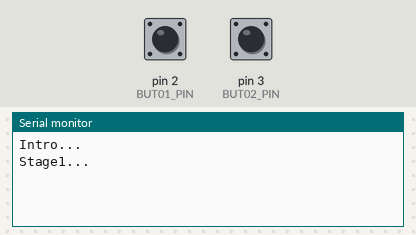
Simulated run of this sketch. Board: Arduino Uno, built with avr-gcc and run on an emulated ATmega328P. On the bench: the last lines printed to the serial monitor. The test bench sets the inputs (shaded band); at power-on: pin 2 (BUT01_PIN) LOW, pin 3 (BUT02_PIN) LOW.

Above: at 6.4 s.
6.5 s: pin 2 (BUT01_PIN) pulled HIGH for 0.15 s
At 7.7 s:
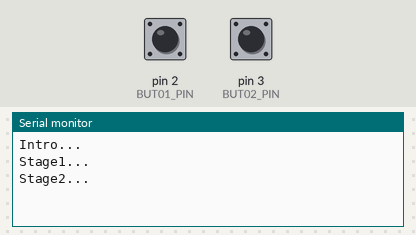
8.1 s: pin 3 (BUT02_PIN) pulled HIGH for 0.15 s
At 9.4 s:
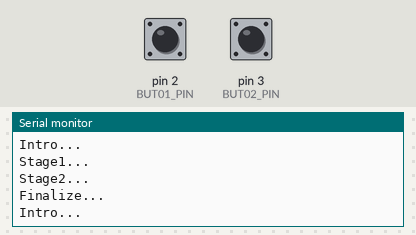

The sketch:

superloop_interrupt_example.ino
```cpp
#include "kernel.h"
#include "config.h"
#include "core.h"
#include "input.h"

void setup() {
  initCore();
  initInput();
  changeState(INTRO_STATE);
}

void loop(){
  updateStateTime();
  switch (getCurrentState()) {
  case INTRO_STATE:
    intro();
    break;
  case STAGE1_STATE:
    stage1();
    break;
  case STAGE2_STATE:
    stage2();
    break;
  case FINAL_STATE:
    finalize();
    break;
  }
}
```

core.cpp
```cpp
#include "core.h"
#include "Arduino.h"
#include "kernel.h"
#include "input.h"

#define MAX_TIME_IN_INTRO_STATE 5000
#define MAX_TIME_IN_STAGE2_STATE 10000

/* core business logic */

void initCore(){
  Serial.begin(9600);
}

void intro(){
  if (isJustEnteredInState()){
    Serial.println("Intro...");
  }

  int dt = getCurrentTimeInState();
  if (dt > MAX_TIME_IN_INTRO_STATE){
    changeState(STAGE1_STATE);
  }
}

void stage1(){
  if (isJustEnteredInState()){
    Serial.println("Stage1...");
    resetInput();
  }

  /* change the state if button 0 is pressed */
  if (isButtonPressed(0)){
    changeState(STAGE2_STATE);
  }
}

void stage2(){
  if (isJustEnteredInState()){
    Serial.println("Stage2...");
  }

  /* change the state if button 1 is pressed or max time elapsed*/
  if (isButtonPressed(1) || getCurrentTimeInState() > MAX_TIME_IN_STAGE2_STATE){
    changeState(FINAL_STATE);
  }
}

void finalize(){
  if (isJustEnteredInState()){
    Serial.println("Finalize...");
  }
  changeState(INTRO_STATE);
}
```

core.h
```cpp
#ifndef __CORE__
#define __CORE__

#define INTRO_STATE   1
#define STAGE1_STATE  2
#define STAGE2_STATE  3
#define FINAL_STATE   4

/* core business logic  */

void initCore();
void intro();
void stage1();
void stage2();
void finalize();

#endif
```

input.cpp
```cpp
#include "input.h"
#include "Arduino.h"
#include "config.h"

#include <EnableInterrupt.h>

#define BOUNCING_TIME 50

// #define __DEBUG__

uint8_t inputPins[NUM_BUTTONS] = {BUT01_PIN, BUT02_PIN};
bool buttonPressed[NUM_BUTTONS] = {false, false};

/* used for debouncing */
long lastButtonPressedTimestamps[NUM_BUTTONS];

void buttonHandler(int i);
void buttonHandler0(){ buttonHandler(0); }
void buttonHandler1(){ buttonHandler(1); }

void (*buttonHandlers[NUM_BUTTONS])() = { buttonHandler0, buttonHandler1 };

void buttonHandler(int i){
  long ts = millis();
  if (ts - lastButtonPressedTimestamps[i] > BOUNCING_TIME){
    lastButtonPressedTimestamps[i] = ts;
    int status = digitalRead(inputPins[i]);
    if (status == HIGH && !buttonPressed[i]) {
        buttonPressed[i] = true;
    }
  }
}

void initInput(){
  for (int i = 0; i < NUM_BUTTONS; i++) {
    pinMode(inputPins[i], INPUT);
    enableInterrupt(inputPins[i], buttonHandlers[i], CHANGE);
  }
}

void resetInput(){
  long ts = millis();
  for (int i = 0; i < NUM_BUTTONS; i++) {
    buttonPressed[i] = false;
    lastButtonPressedTimestamps[i] = ts;
  }
}
bool isButtonPressed(int buttonIndex){
  return buttonPressed[buttonIndex];
}

bool hasBeenPressed(int index){
  return buttonPressed[index];
}
```

input.h
```cpp
#ifndef __INPUT__
#define __INPUT__

void initInput();
void resetInput();
bool isButtonPressed(int buttonIndex);

#endif
```

kernel.cpp
```cpp
#include "kernel.h"

/* current state */
int currentState;

/* time in which the game entered in current state */
long enteredStateTime;

/* how long it the game is in current state */
long currentTimeInState;

/* flag which is true if it is the first cycle in that state */
bool firstCheckInState;

/* state management procedures */

int getCurrentState(){
  return currentState;
}

long getCurrentTimeInState(){
  return currentTimeInState;
}

long getEnteredStateTime(){
  return enteredStateTime;
}

bool isJustEnteredInState(){
  bool com = firstCheckInState;
  firstCheckInState = false;
  return com;
}

void changeState(int new_state){
  currentState = new_state;
  enteredStateTime = millis();
  firstCheckInState = true;
}

void updateStateTime(){
  currentTimeInState = millis() - enteredStateTime;
}

void logMsg(const String& msg){
  #ifdef __DEBUG__
  Serial.println(msg);
  #endif
}
```

kernel.h
```cpp
#ifndef __KERNEL__
#define __KERNEL__

#include "Arduino.h"

#define DEBUG

/* general state management procedure */

void initKernel();
void updateStateTime();
void changeState(int new_state);

int getCurrentState();
long getCurrentTimeInState();
long getEnteredStateTime();
bool isJustEnteredInState();

/* for debugging */
void logMsg(const String& msg);


#endif
```

config.h
```cpp
#ifndef __CONFIG__
#define __CONFIG__

// #define __DEBUG__

#define NUM_BUTTONS 2

#define BUT01_PIN 2
#define BUT02_PIN 3


#endif
```

Measured:
- after the input at 6.5 s, the serial monitor: prints a new line at once (image 1)
- after the input at 8.1 s, the serial monitor: prints a new line at once (image 2)
